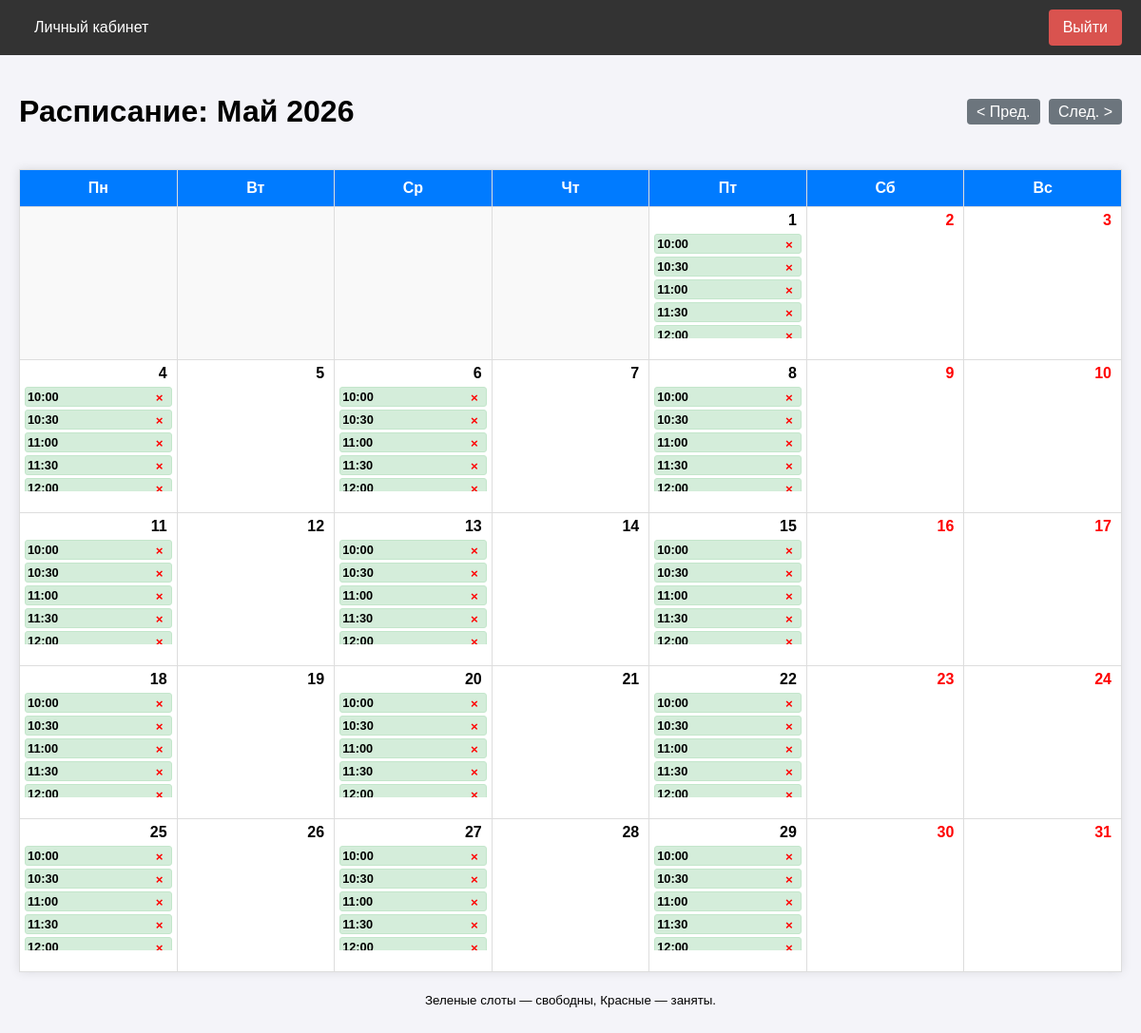
/doctor/schedule (signed in), run on an earlier commit of the app's database.
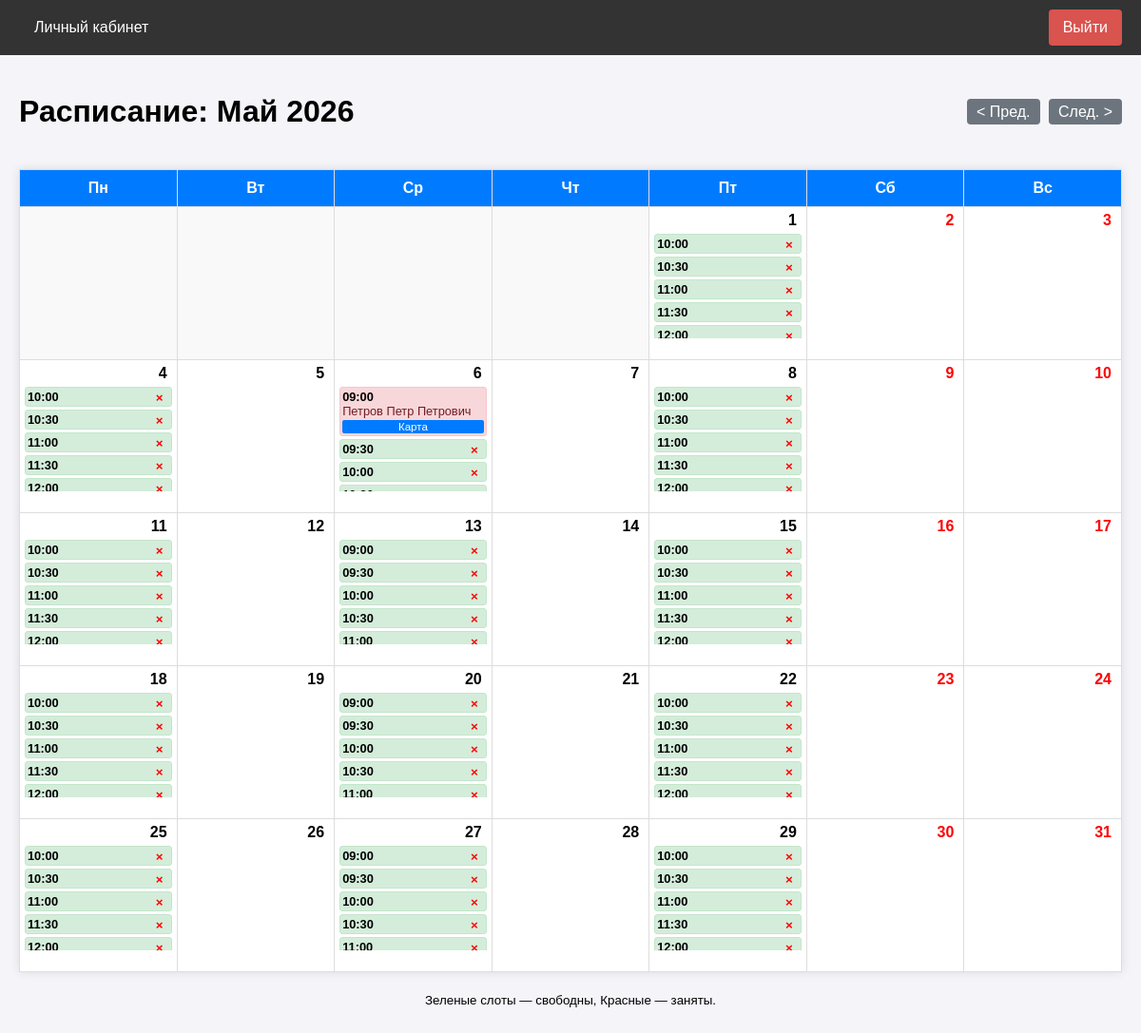
And on a later commit of the database.
### app/models.py (models this page shows, shortened)
class ScheduleSlot(db.Model):
    __tablename__ = 'schedule_slots'
    id = db.Column(db.Integer, primary_key=True)
    doctor_id = db.Column(db.Integer, db.ForeignKey('users.id'), nullable=False)
    start_time = db.Column(db.DateTime, nullable=False, index=True)
    end_time = db.Column(db.DateTime, nullable=False)
    is_available = db.Column(db.Boolean, default=True) # True - свободно, False - занято/отменено
    appointment = db.relationship('Appointment', uselist=False, backref='slot')

class User(UserMixin, db.Model):
    __tablename__ = 'users'
    id = db.Column(db.Integer, primary_key=True)
    username = db.Column(db.String(64), index=True, unique=True)
    email = db.Column(db.String(120), index=True, unique=True)
    phone = db.Column(db.String(20), index=True, unique=True)
    password_hash = db.Column(db.String(256))
    role = db.Column(db.String(20), index=True, default='patient')
    specialty = db.Column(db.String(100), nullable=True) # Для врача
    office_number = db.Column(db.String(10), nullable=True) # Для врача
    oms_number = db.Column(db.String(20), nullable=True) # Для пациента
    created_at = db.Column(db.DateTime, default=datetime.utcnow)
    appointments_as_patient = db.relationship('Appointment', foreign_keys='Appointment.patient_id', backref='patient', lazy='dynamic')
    appointments_as_doctor = db.relationship('Appointment', foreign_keys='Appointment.doctor_id', backref='doctor', lazy='dynamic')
    schedule_slots = db.relationship('ScheduleSlot', backref='doctor', lazy='dynamic')
    action_logs = db.relationship('ActionLog', backref='user', lazy='dynamic')

### app/doctor/routes.py (the view)
@bp.route('/schedule')
@login_required
@role_required('doctor')
def schedule():
    year = request.args.get('year', type=int)
    month = request.args.get('month', type=int)
    now = datetime.now()
    if not year or not month:
        year = now.year
        month = now.month
    cal = calendar.Calendar(firstweekday=0) # Понедельник - первый день
    month_days = cal.monthdayscalendar(year, month)
    start_date = datetime(year, month, 1)
    if month == 12:
        end_date = datetime(year + 1, 1, 1) - timedelta(seconds=1)
    else:
        end_date = datetime(year, month + 1, 1) - timedelta(seconds=1)
    slots = ScheduleSlot.query.filter(
        ScheduleSlot.doctor_id == current_user.id,
        ScheduleSlot.start_time >= start_date,
        ScheduleSlot.start_time <= end_date
    ).order_by(ScheduleSlot.start_time).all()
    slots_by_day = {}
    for slot in slots:
        day_key = slot.start_time.date()
        if day_key not in slots_by_day:
            slots_by_day[day_key] = []
        slots_by_day[day_key].append(slot)
    month_names = [
        "Январь", "Февраль", "Март", "Апрель", "Май", "Июнь",
        "Июль", "Август", "Сентябрь", "Октябрь", "Ноябрь", "Декабрь"
    ]
    prev_month = month - 1
    prev_year = year
    if prev_month < 1:
        prev_month = 12
        prev_year -= 1
    next_month = month + 1
    next_year = year
    if next_month > 12:
        next_month = 1
        next_year += 1
    return render_template('doctor/schedule.html',
                           title='Мое расписание',
                           month_days=month_days,
                           year=year,
                           month=month,
                           month_name=month_names[month-1],
                           slots_by_day=slots_by_day,
                           prev_year=prev_year, prev_month=prev_month,
                           next_year=next_year, next_month=next_month)

### app/models.py (called while the page is built)
@login_manager.user_loader
def load_user(user_id):
    return User.query.get(int(user_id))

### app/utils.py (called while the page is built)
def role_required(role):
    def decorator(f):
        @wraps(f)
        def decorated_function(*args, **kwargs):
            if not current_user.is_authenticated:
                return redirect(url_for('auth.login'))
            if current_user.role != role:
                flash('У вас нет доступа к этой странице.')
                return redirect(url_for('main.index'))
            return f(*args, **kwargs)
        return decorated_function
    return decorator

### app/templates/doctor/schedule.html (shortened to what the changed rows need)
{% extends "base.html" %}
{% block content %}
<div class="schedule-container">
    <div style="display: flex; justify-content: space-between; align-items: center; margin-bottom: 20px;">
        <h1>Расписание: {{ month_name }} {{ year }}</h1>
    </div>
    <table style="width: 100%; border-collapse: collapse; background-color: white; box-shadow: 0 0 10px rgba(0,0,0,0.1); table-layout: fixed;">
        <colgroup>
        </colgroup>
        <thead>
            <tr style="background-color: #007bff; color: white;">
                <th style="padding: 10px; border: 1px solid #ddd;">Пн</th>
                <th style="padding: 10px; border: 1px solid #ddd;">Вт</th>
                <th style="padding: 10px; border: 1px solid #ddd;">Ср</th>
                <th style="padding: 10px; border: 1px solid #ddd;">Чт</th>
                <th style="padding: 10px; border: 1px solid #ddd;">Пт</th>
                <th style="padding: 10px; border: 1px solid #ddd;">Сб</th>
                <th style="padding: 10px; border: 1px solid #ddd;">Вс</th>
            </tr>
        </thead>
        <tbody>
            {% for week in month_days %}
            <tr>
                {% for day in week %}
                    {% if day == 0 %}
                        <td style="border: 1px solid #ddd; height: 150px; vertical-align: top; background-color: #f9f9f9;"></td>
                    {% else %}
                        {% set current_date = datetime(year, month, day).date() %}
                        <td style="border: 1px solid #ddd; height: 150px; vertical-align: top; padding: 5px; position: relative; overflow: hidden;">
                            <div style="font-weight: bold; text-align: right; padding-right: 5px; color: {% if current_date.weekday() >= 5 %}red{% endif %};">
                                {{ day }}
                            </div>
                            <div style="margin-top: 5px; font-size: 0.8em; max-height: 110px; overflow-y: auto;">
                                {% if current_date in slots_by_day %}
                                    {% for slot in slots_by_day[current_date] %}
                                        <div style="margin-bottom: 3px; padding: 2px; border-radius: 3px; background-color: {% if slot.is_available %}#d4edda{% else %}#f8d7da{% endif %}; border: 1px solid {% if slot.is_available %}#c3e6cb{% else %}#f5c6cb{% endif %}; word-wrap: break-word;">
                                            <strong>{{ slot.start_time.strftime('%H:%M') }}</strong>
                                            {% if slot.is_available %}
                                                <form action="{{ url_for('doctor.cancel_slot', slot_id=slot.id) }}" method="post" style="display:inline; float:right;" onsubmit="return confirm('Удалить слот?');">
                                                    <button type="submit" style="border:none; background:none; color:red; cursor:pointer; font-weight:bold;">&times;</button>
                                                </form>
                                            {% else %}
                                                <div style="color: #721c24; white-space: nowrap; overflow: hidden; text-overflow: ellipsis;" title="{{ slot.appointment.patient.username }}">
                                                    {{ slot.appointment.patient.username }}
                                                </div>
                                                <a href="{{ url_for('doctor.edit_appointment', appointment_id=slot.appointment.id) }}" style="display:block; text-align:center; background:#007bff; color:white; text-decoration:none; padding:1px; margin-top:2px; border-radius:2px; font-size: 0.9em;">
                                                    Карта
                                                </a>
                                            {% endif %}
                                        </div>
                                    {% endfor %}
                                {% endif %}
                            </div>
                        </td>
                    {% endif %}
                {% endfor %}
            </tr>
            {% endfor %}
        </tbody>
    </table>
</div>
{% endblock %}

What changed in the data, as far as the page shows it:
no longer on this page (row unchanged): ScheduleSlot: start_time "10:30", shown under "6"
no longer on this page (row unchanged): ScheduleSlot: start_time "11:00", shown under "6"
no longer on this page (row unchanged): ScheduleSlot: start_time "11:30", shown under "6"
no longer on this page (row unchanged): ScheduleSlot: start_time "12:00", shown under "6"
no longer on this page (row unchanged): ScheduleSlot: start_time "11:30", shown under "13"
no longer on this page (row unchanged): ScheduleSlot: start_time "12:00", shown under "13"
no longer on this page (row unchanged): ScheduleSlot: start_time "11:30", shown under "20"
no longer on this page (row unchanged): ScheduleSlot: start_time "12:00", shown under "20"
no longer on this page (row unchanged): ScheduleSlot: start_time "11:30", shown under "27"
no longer on this page (row unchanged): ScheduleSlot: start_time "12:00", shown under "27"
added ScheduleSlot: start_time "09:00", appointment.patient.username "Петров Петр Петрович", is_available False (drawn), shown under "6"
added ScheduleSlot: start_time "09:30", shown under "6"
added ScheduleSlot: start_time "09:00", shown under "13"
added ScheduleSlot: start_time "09:30", shown under "13"
added ScheduleSlot: start_time "09:00", shown under "20"
added ScheduleSlot: start_time "09:30", shown under "20"
added ScheduleSlot: start_time "09:00", shown under "27"
added ScheduleSlot: start_time "09:30", shown under "27"
